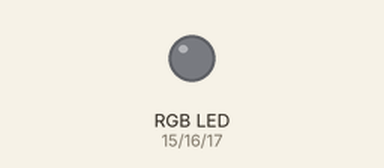
This sketch was run on a simulated ESP32. On the bench: an RGB LED mixed from three pins (HIGH = lit).

Above: at 0.05 s.
At 1.9 s:
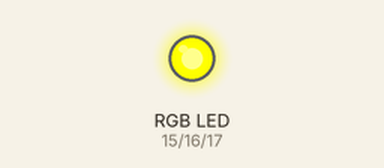
At 3.8 s:
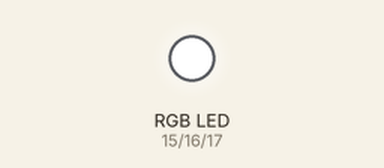
Timing chart, 0 to 8.9 s (numbered marks = the images above):
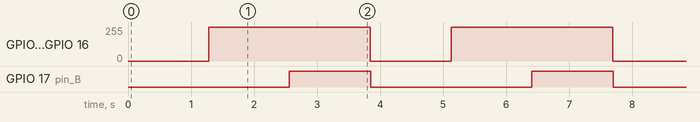

The sketch:

test_2.ino
```cpp
const int pin_R = 15;
const int pin_G = 16;
const int pin_B = 17;
#define FADESPEED 5

void setup() {
  pinMode(pin_R,OUTPUT);  //RED
  pinMode(pin_G,OUTPUT);  //GREEN
  pinMode(pin_B,OUTPUT);  //BLUE
  analogWrite(pin_R, 0);
  analogWrite(pin_G, 0);
  analogWrite(pin_B, 0);
}

//黃->白->藍
void loop() {
  int r,g,b,y;
  analogWrite(pin_B, 0);
  // 亮黃
  for(y=0;y<256;y++) {
    analogWrite(pin_R, y);
    analogWrite(pin_G, y);
    delay(FADESPEED);
  }
  //亮綠
  for(g=0;g<256;g++) {
    analogWrite(pin_B, g);
    delay(FADESPEED);
  }
  //亮紅
  for(b=255;b>=0;b--) {
    analogWrite(pin_G, b);
    analogWrite(pin_R, b);
    delay(FADESPEED);
  }
}
```

Measured:
- by itself, GPIO 15 (pin_R), GPIO 16 (pin_G): alternates 255/255 for 2.6 s and 0/255 for 1.3 s
- by itself, GPIO 17 (pin_B): alternates HIGH for 1.3 s and LOW for 2.6 s
